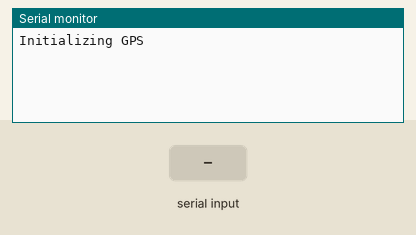
The sketch below on a simulated Arduino Uno, built with avr-gcc and run on an emulated ATmega328P. Parts: the last lines printed to the serial monitor. Inputs (shaded band) come from the test bench.

Above: at 2.9 s.
3.0 s: "1\n" received over the second serial link
At 4.1 s:
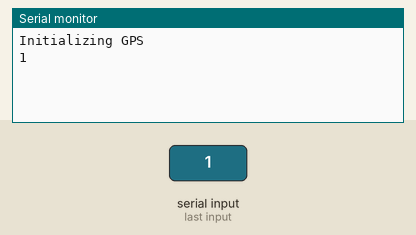
4.5 s: "0\n" received over the second serial link
At 5.2 s:
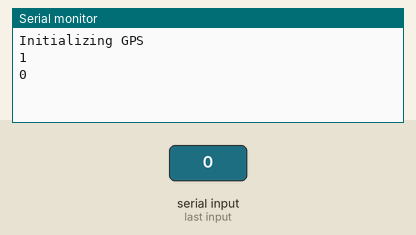
6.0 s: "2\n" received over the second serial link
At 6.4 s:
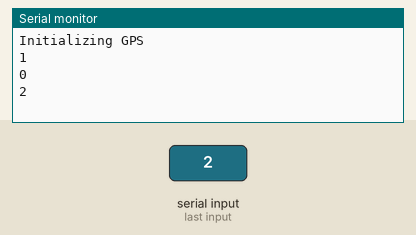

The sketch:

gps_raw_data.ino
```cpp
//https://www.roboticboat.uk/Arduino/Uno/ArduinoUnoGPSuBloxNEOM8N.html

// Receiving GPS data from the uBlox NEO-M8N
// Copyright (C) 2020 https://www.roboticboat.uk
// 269a30d0-3d1e-4113-9692-7d54ff42d73b
//
// This program is free software: you can redistribute it and/or modify
// it under the terms of the GNU General Public License as published by
// the Free Software Foundation, either version 3 of the License, or
// (at your option) any later version.
//
// This program is distributed in the hope that it will be useful,
// but WITHOUT ANY WARRANTY; without even the implied warranty of
// MERCHANTABILITY or FITNESS FOR A PARTICULAR PURPOSE.  See the
// GNU General Public License for more details.
//
// You should have received a copy of the GNU General Public License
// along with this program.  If not, see <https://www.gnu.org/licenses/>.
// These Terms shall be governed and construed in accordance with the laws of
// England and Wales, without regard to its conflict of law provisions.

// $GNRMC,133513.00,A,51xx.xxxxx,N,00009.xxxxx,E,0.076,,060620,,,A*6E
// $GNVTG,,T,,M,0.076,N,0.141,K,A*38
// $GNGGA,133513.00,51xx.xxxxx,N,00009.xxxxx,E,1,12,0.86,70.8,M,45.4,M,,*76
// $GNGSA,A,3,07,16,27,08,26,18,,,,,,,1.72,0.86,1.49*1A
// $GNGSA,A,3,78,79,88,87,81,71,72,,,,,,1.72,0.86,1.49*1E
// $GPGSV,4,1,13,07,17,317,29,08,33,284,18,10,34,141,18,11,08,253,*79
// $GPGSV,4,2,13,13,03,025,,15,05,052,,16,69,198,08,18,33,057,18*7F
// $GPGSV,4,3,13,20,47,099,14,21,57,065,,26,37,167,22,27,67,293,39*7C
// $GPGSV,4,4,13,30,02,343,*4E
// $GLGSV,3,1,10,65,20,109,,71,13,013,19,72,28,062,17,77,03,182,*64
// $GLGSV,3,2,10,78,44,217,16,79,48,300,37,80,07,341,17,81,39,269,26*69
// $GLGSV,3,3,10,87,36,058,23,88,72,012,34*63
// $GNGLL,51xx.xxxxx,N,00009.xxxxx,E,133513.00,A,A*74


//The UNO needs the software emulator of the serial port
#include <SoftwareSerial.h>

// Global variables
String inputMessage = "";        // A string to hold incoming data
boolean IsMessageReady = false;  // Whether the string is complete

// gpsSerial(receive from GPS,transmit to the GPS module)
SoftwareSerial gpsSerial(2,3);

void setup()
{
  // Keep the User informed
  Serial.begin(9600);
  Serial.println("Initializing GPS");

  //Receive from the GPS device (the NMEA sentences) - Green wire
  pinMode(2, INPUT);

  //Transmit to the GPS device - Yellow wire
  pinMode(3, OUTPUT);

  // Connect to the GPS module
  gpsSerial.begin(9600);

  delay(1000);

  AllSentences();

  // Reserve 200 bytes for the SoftwareSerial string
  inputMessage.reserve(200);
}

void loop()
{
  while (gpsSerial.available() && IsMessageReady == false)
  {
     // Read the new byte:
     char nextChar = (char)gpsSerial.read();

     // Append to the inputSerial1 string
     inputMessage += nextChar;

     // If a newline, then set flag so that the main loop will process the string
     if (nextChar == '\n') {
       IsMessageReady = true;
     }
   }

    // Does SoftwareSeria1 have a new message?
   if (IsMessageReady)
   {
     // Print new message on a new line.
     // The last character of the SoftwareSerial is a new line
     Serial.print(inputMessage);

     // clear the string:
     inputMessage = "";
     IsMessageReady = false;
   }
}

void AllSentences()
{
  // NMEA_GLL output interval - Geographic Position - Latitude longitude
  // NMEA_RMC output interval - Recommended Minimum Specific GNSS Sentence
  // NMEA_VTG output interval - Course Over Ground and Ground Speed
  // NMEA_GGA output interval - GPS Fix Data
  // NMEA_GSA output interval - GNSS DOPS and Active Satellites
  // NMEA_GSV output interval - GNSS Satellites in View

  // Enable $PUBX,40,GLL,0,1,0,0*5D
  gpsSerial.println("$PUBX,40,GLL,0,1,0,0*5D");
  delay(100);

  // Enable $PUBX,40,RMC,0,1,0,0*46
  gpsSerial.println("$PUBX,40,RMC,0,1,0,0*46");
  delay(100);

  // Enable $PUBX,40,VTG,0,1,0,0*5F
  gpsSerial.println("$PUBX,40,VTG,0,1,0,0*5F");
  delay(100);

  // Enable $PUBX,40,GGA,0,1,0,0*5B
  gpsSerial.println("$PUBX,40,GGA,0,1,0,0*5B");
  delay(100);

  // Enable $PUBX,40,GSA,0,1,0,0*4F
  gpsSerial.println("$PUBX,40,GSA,0,1,0,0*4F");
  delay(100);

  // Enable $PUBX,40,GSV,0,5,0,0*5C
  gpsSerial.println("$PUBX,40,GSV,0,5,0,0*5C");
  delay(100);
}
```

tutorial_neogps_biblioteca.ino
```cpp
//https://github.com/SlashDevin/NeoGPS/blob/master/extras/doc/Data%20Model.md#usage

//eh mt chato pq essa biblioteca tu usa com outro método, espero q n precisemos disso e que dê pra usar as biblioteca normal
```

Measured:
- after the input at 3.0 s, the serial monitor: prints a new line at once (image 1)
- after the input at 4.5 s, the serial monitor: prints a new line at once (image 2)
- after the input at 6.0 s, the serial monitor: prints a new line at once (image 3)
